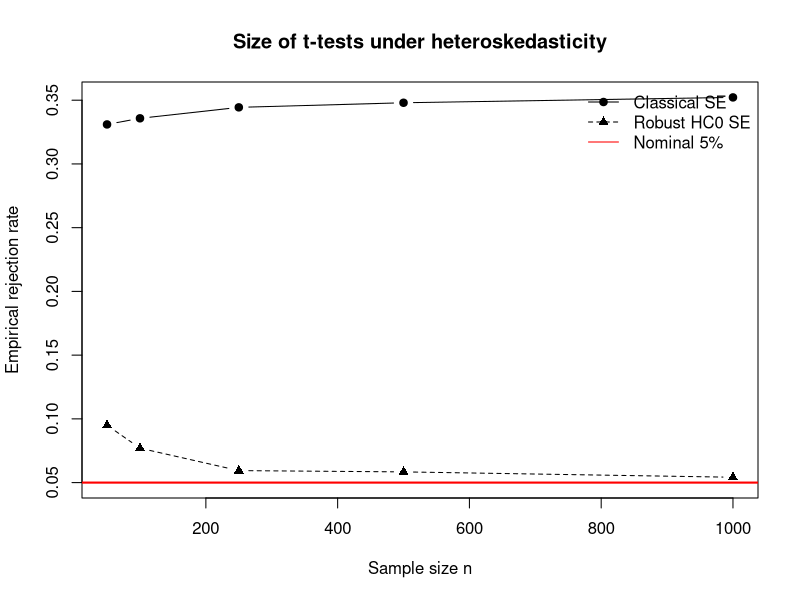

R code for this plot:
# ------------------------------------------------------------
# Heteroskedasticity and t-tests:
# classical SE vs robust SE
#
# Prompt:
# Show that under heteroskedasticity:
# - classical t-test has wrong size
# - robust t-test is asymptotically valid
# ------------------------------------------------------------

set.seed(123)

# ------------------------------------------------------------
# Settings
# ------------------------------------------------------------
R <- 5000
n_grid <- c(50, 100, 250, 500, 1000)
alpha_test <- 0.05
crit <- qnorm(1 - alpha_test/2)   # asymptotic 5% two-sided critical value

# True parameters
beta0 <- 1
beta1 <- 0   # null is true

# Storage
results <- data.frame()

for (n in n_grid) {
  
  reject_classical <- numeric(R)
  reject_robust <- numeric(R)
  
  for (r in 1:R) {
    
    # --------------------------------------------------------
    # Data generating process
    # X ~ N(0,1)
    # Heteroskedastic error variance depends on X
    # --------------------------------------------------------
    X <- rnorm(n)
    sigma_x <- 1 + 2 * X^2
    e <- rnorm(n, mean = 0, sd = sigma_x)
    
    Y <- beta0 + beta1 * X + e
    
    # --------------------------------------------------------
    # OLS
    # --------------------------------------------------------
    fit <- lm(Y ~ X)
    b1hat <- coef(fit)[2]
    
    Xmat <- cbind(1, X)
    ehat <- resid(fit)
    k <- ncol(Xmat)
    
    XtX_inv <- solve(t(Xmat) %*% Xmat)
    
    # --------------------------------------------------------
    # Classical homoskedastic SE
    # --------------------------------------------------------
    s2 <- sum(ehat^2) / (n - k)
    V_classical <- s2 * XtX_inv
    se_classical <- sqrt(V_classical[2, 2])
    t_classical <- (b1hat - beta1) / se_classical
    
    # --------------------------------------------------------
    # Robust HC0 SE
    # --------------------------------------------------------
    meat <- matrix(0, nrow = k, ncol = k)
    for (i in 1:n) {
      Xi <- matrix(Xmat[i, ], ncol = 1)
      meat <- meat + ehat[i]^2 * (Xi %*% t(Xi))
    }
    V_hc0 <- XtX_inv %*% meat %*% XtX_inv
    se_hc0 <- sqrt(V_hc0[2, 2])
    t_robust <- (b1hat - beta1) / se_hc0
    
    # --------------------------------------------------------
    # Rejection indicators using asymptotic normal critical values
    # --------------------------------------------------------
    reject_classical[r] <- abs(t_classical) > crit
    reject_robust[r] <- abs(t_robust) > crit
  }
  
  results <- rbind(
    results,
    data.frame(
      n = n,
      test = "Classical SE",
      rejection_rate = mean(reject_classical)
    ),
    data.frame(
      n = n,
      test = "Robust HC0 SE",
      rejection_rate = mean(reject_robust)
    )
  )
}

print(results)

# ------------------------------------------------------------
# Plot rejection rates
# ------------------------------------------------------------
par(mfrow = c(1,1))

plot(NULL,
     xlim = range(n_grid),
     ylim = range(c(results$rejection_rate, 0.05)),
     xlab = "Sample size n",
     ylab = "Empirical rejection rate",
     main = "Size of t-tests under heteroskedasticity")

lines(n_grid,
      results$rejection_rate[results$test == "Classical SE"],
      type = "b", pch = 19)

lines(n_grid,
      results$rejection_rate[results$test == "Robust HC0 SE"],
      type = "b", pch = 17, lty = 2)

abline(h = 0.05, col = "red", lwd = 2)

legend("topright",
       legend = c("Classical SE", "Robust HC0 SE", "Nominal 5%"),
       pch = c(19, 17, NA),
       lty = c(1, 2, 1),
       col = c("black", "black", "red"),
       bty = "n")
